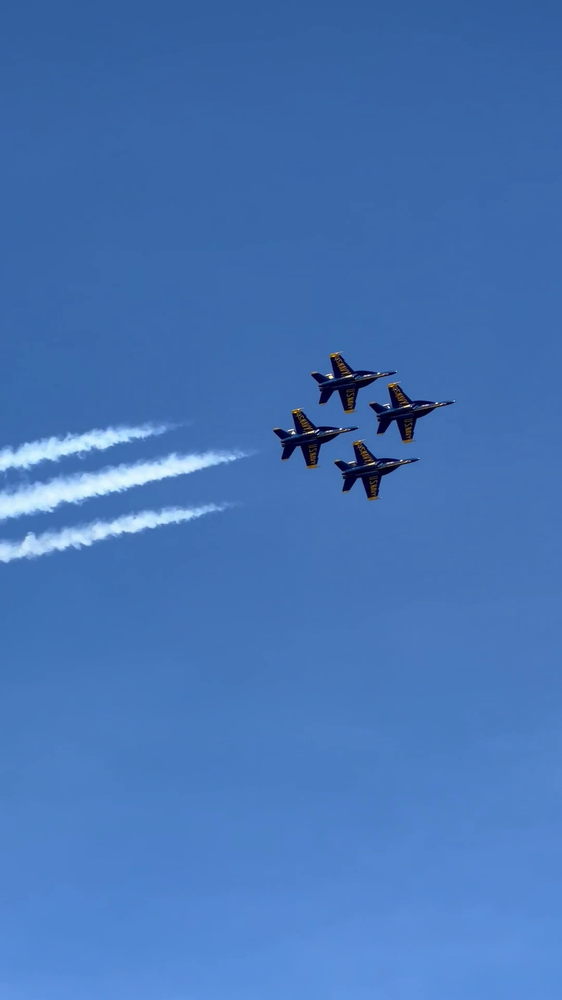
#> input picture data/extracted_frames/blue_angels_formation/frame_150.png, 562 x 1000 px, shrunk from 1080 x 1920 before the run, found by its file name
$ python random.py   (older library calls are emulated)
#> lines starting #> are read from the running program, lines starting #| are printed output that depends on the picture; after the words box and inside, x2 and y2 are one past the last pixel; in counts of white or black regions, pixels touching at a corner belong together
import cv2
import numpy as np

def shi_tomasi_corners(img, max_corners=50, ksize=3):
    # Ensure the input is already in float format for processing
    gray = np.float32(img)

    # Compute image gradients (Ix, Iy) using Sobel filters
    Ix = cv2.Sobel(gray, cv2.CV_64F, 1, 0, ksize=ksize)
    Iy = cv2.Sobel(gray, cv2.CV_64F, 0, 1, ksize=ksize)

    # Compute elements of the covariance matrix
    Ixx = Ix * Ix
    Iyy = Iy * Iy
    Ixy = Ix * Iy

    # Apply Gaussian filter to the matrix elements
    Ixx = cv2.GaussianBlur(Ixx, (ksize, ksize), 0)
    Iyy = cv2.GaussianBlur(Iyy, (ksize, ksize), 0)
    Ixy = cv2.GaussianBlur(Ixy, (ksize, ksize), 0)

    # Compute the minimum eigenvalue (Shi-Tomasi score) for each pixel
    det_M = Ixx * Iyy - Ixy ** 2
    trace_M = Ixx + Iyy
    response = det_M - 0.04 * trace_M ** 2

    # Flatten the response matrix and get top N corners
    flat_response = response.flatten()
    top_indices = np.argsort(flat_response)[-max_corners:]

    # Convert flat indices back to 2D coordinates
    coords = np.array(np.unravel_index(top_indices, response.shape)).T

    # Draw corners on the original grayscale image
    result_img = img.copy()
    for (y, x) in coords:
        cv2.circle(result_img, (x, y), 3, 255, -1)  # Draw in white

    return result_img, coords

# Example usage
img = cv2.imread("data/extracted_frames/frame_150.png", cv2.IMREAD_GRAYSCALE)  # Load as grayscale
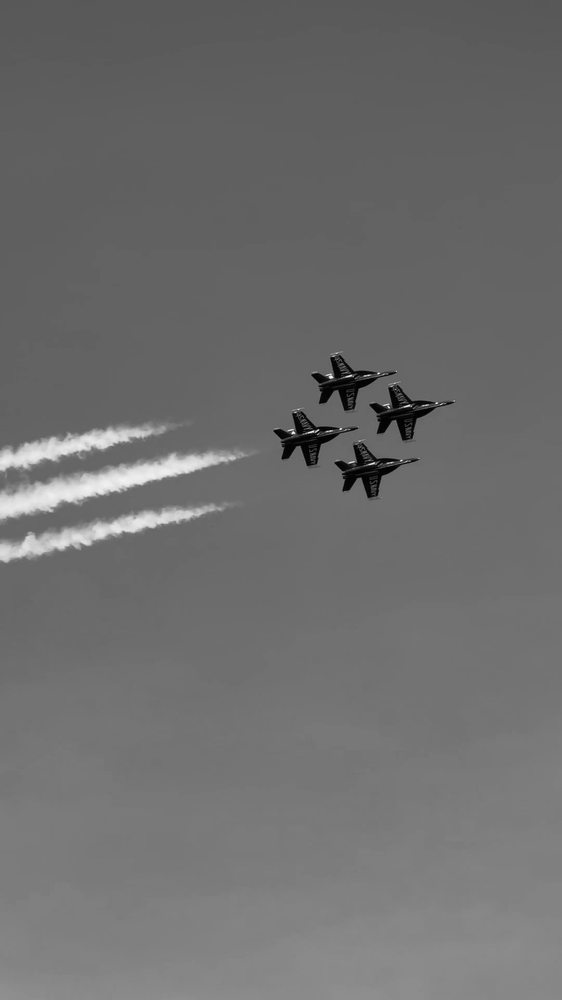
#> img: shape (1000, 562); min 0, max 252, mean 109.7
result, corners = shi_tomasi_corners(img)
#> in shi_tomasi_corners, `Ix = cv2.Sobel(gray, cv2.CV_64F, 1, 0, ksize=ksize)`:
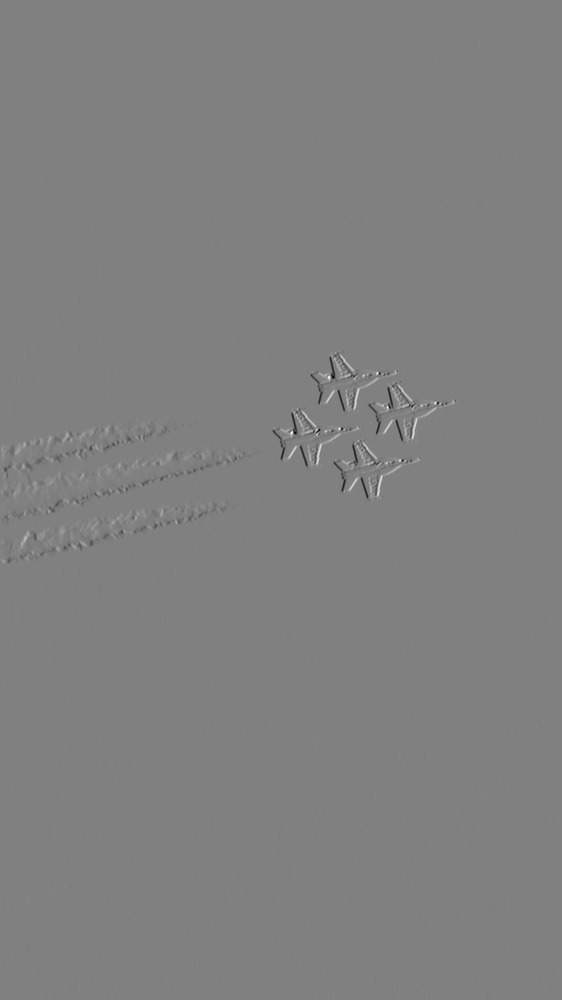
#> Ix: shape (1000, 562) float64; min -581, max 572, mean 0; drawn with min black and max white
#> in shi_tomasi_corners, `Ixx = Ix * Ix`:
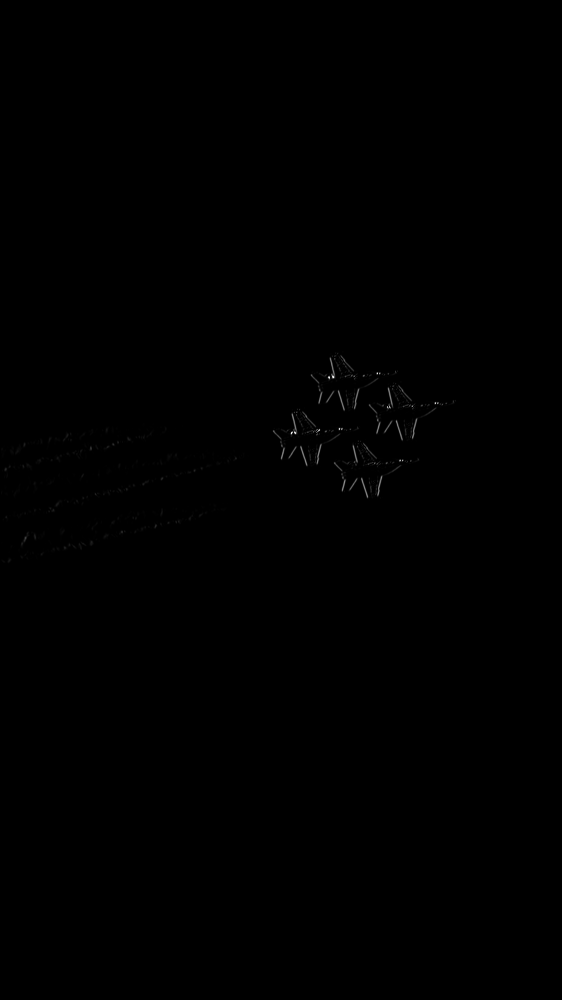
#> Ixx: shape (1000, 562) float64; min 0, max 337561, mean 328.1; drawn with min black and max white
#> in shi_tomasi_corners, `top_indices = np.argsort(flat_response)[-max_corners:]`: top_indices = 50 values, max 260580 at index 23, min 210004 at index 16, mean 234558.6
#> in shi_tomasi_corners, `coords = np.array(np.unravel_index(top_indices, response.shape)).T`: coords = 50 pairs, first value 373 to 463, second value 291 to 436
#> the loop in shi_tomasi_corners, `for (y, x) in coords:` made 50 passes
#> (y, x) on passes 1 to 12: (461, 400), (403, 435), (434, 292), (378, 332), (376, 329), (408, 388), (460, 401), (431, 314), (429, 341), (460, 400), (429, 317), (431, 291)
#> after the loop in shi_tomasi_corners, `for (y, x) in coords:`:
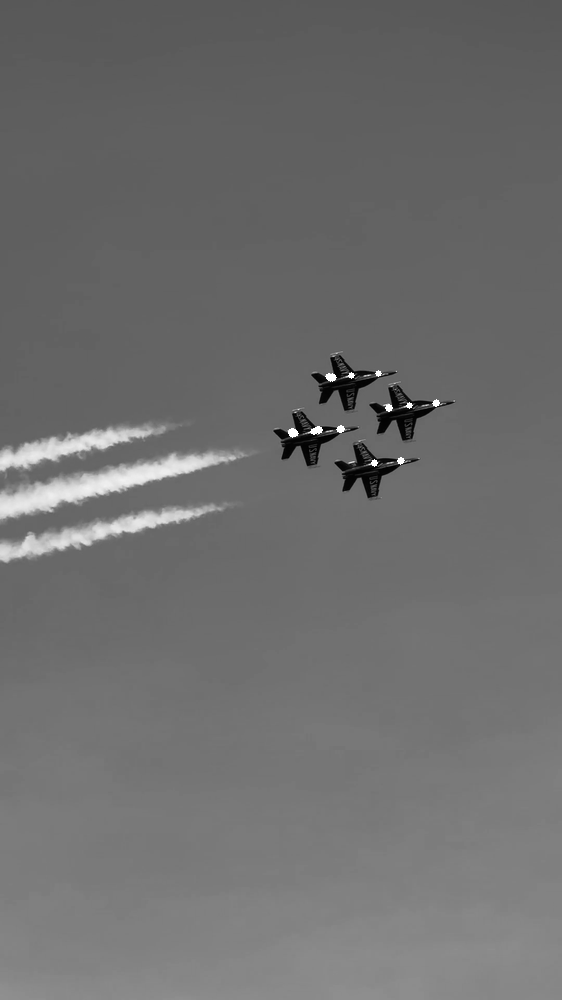
#> result_img: shape (1000, 562); 0.09% of pixels changed, all inside (x1, y1, x2, y2) = (288, 370, 440, 467)
#> corners has the same summary as coords in shi_tomasi_corners

print("Detected corners:", corners)
#> (printed output is left out)

# Display the image with corners
cv2.imshow("Shi-Tomasi Corners", result)
cv2.waitKey(0)
cv2.destroyAllWindows()

$ run again, with data/extracted_frames/blue_angels_formation/frame_0.png copied over data/extracted_frames/blue_angels_formation/frame_150.png
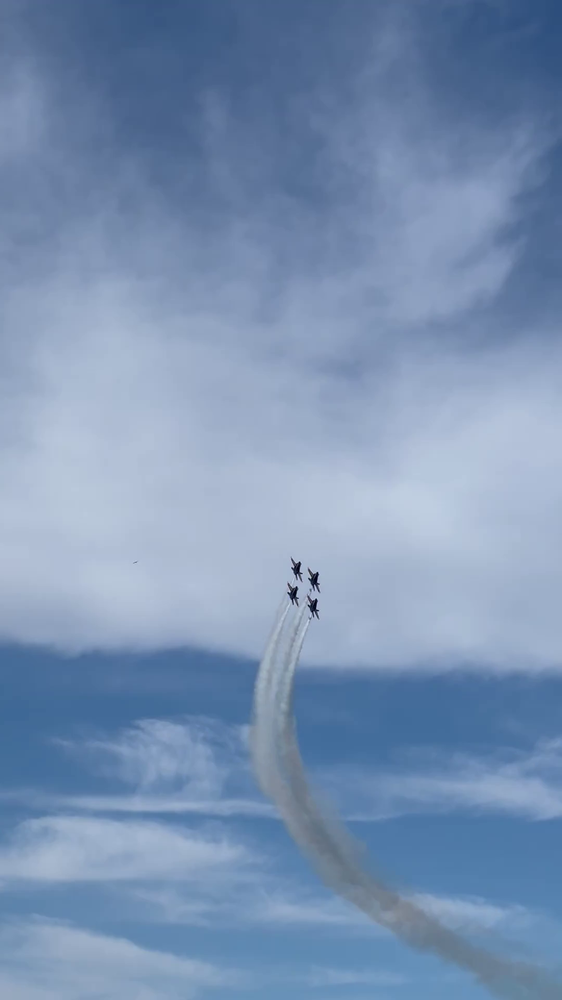
#> input picture data/extracted_frames/blue_angels_formation/frame_0.png, 562 x 1000 px, shrunk from 1080 x 1920 before the run, found by its file name
#> in shi_tomasi_corners, `Ixx = Ix * Ix`:
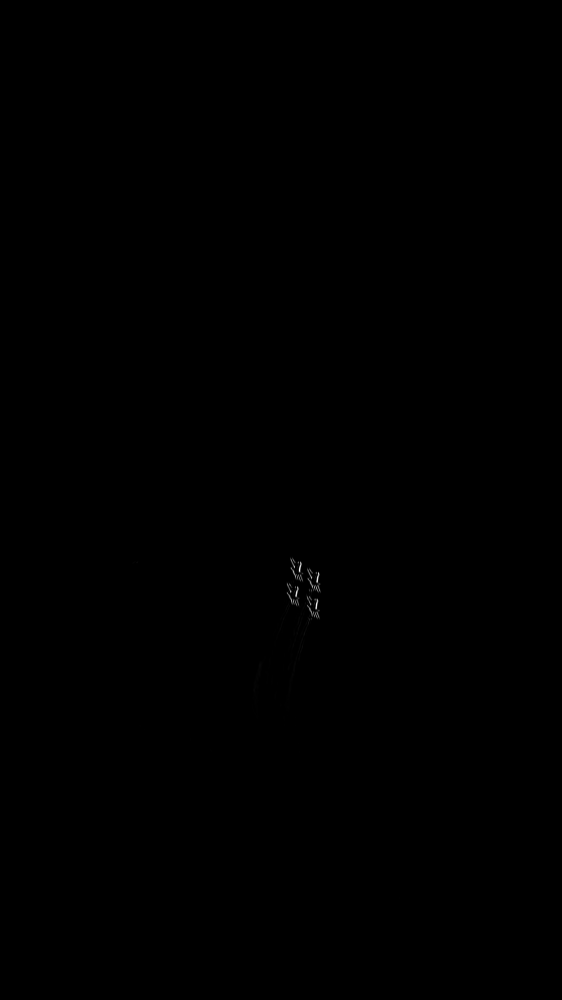
#> Ixx: shape (1000, 562) float64; min 0, max 558009, mean 193.8; drawn with min black and max white
#> top_indices = 50 values, max 344256 at index 14, min 315581 at index 35, mean 329906.7
#> coords = 50 pairs, first value 561 to 612, second value 287 to 318
#> the loop in shi_tomasi_corners, `for (y, x) in coords:` made 50 passes
#> (y, x) on passes 1 to 8: (578, 311), (583, 318), (567, 291), (572, 316), (573, 301), (584, 318), (598, 315), (596, 296)
#> after the loop in shi_tomasi_corners, `for (y, x) in coords:`:
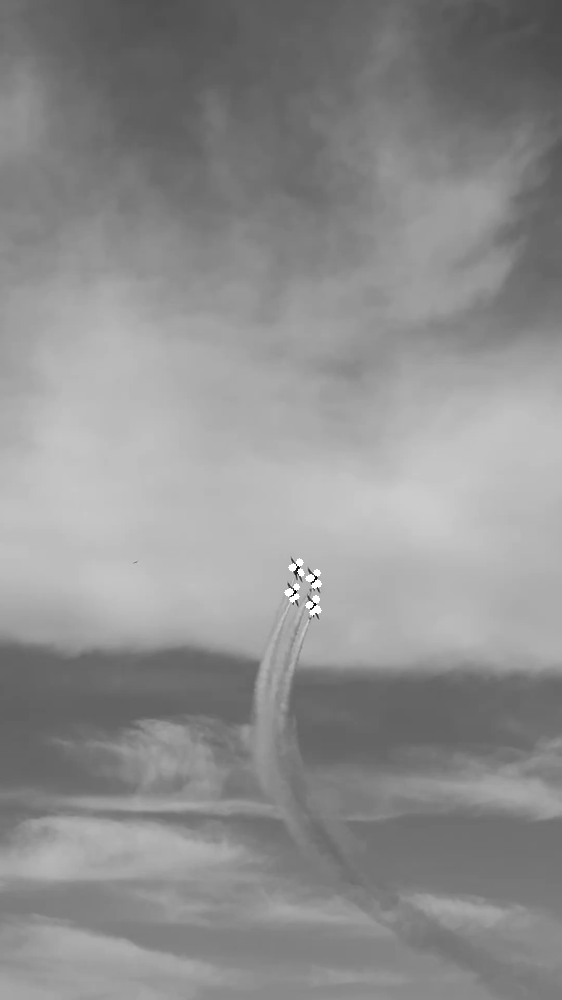
#> result_img: shape (1000, 562); min 1, max 255, mean 142.4
#> corners has the same summary as coords in shi_tomasi_corners
#> (printed output is left out)

$ run again, with data/extracted_frames/blue_angels_formation/frame_200.png copied over data/extracted_frames/blue_angels_formation/frame_150.png
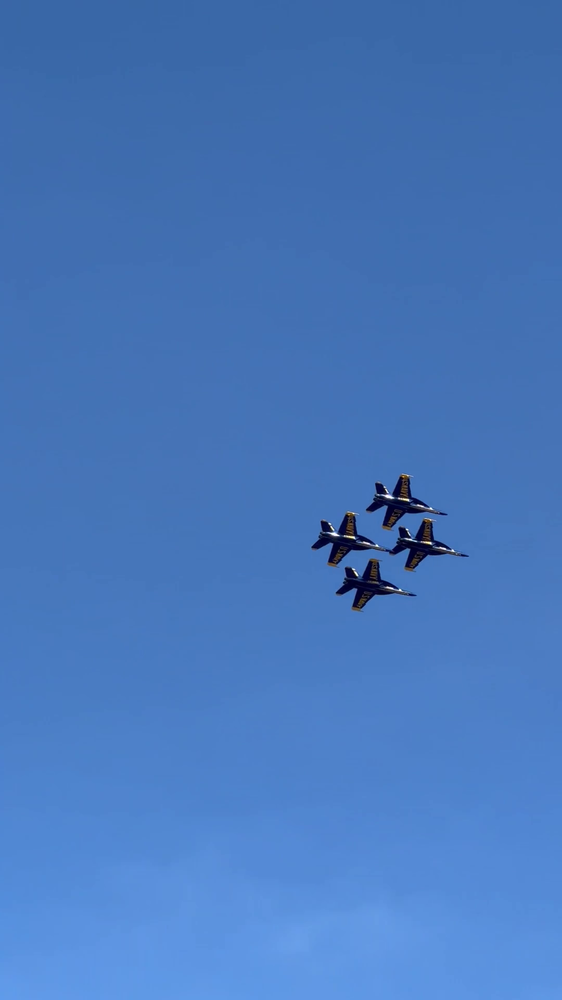
#> input picture data/extracted_frames/blue_angels_formation/frame_200.png, 562 x 1000 px, shrunk from 1080 x 1920 before the run, found by its file name
#> in shi_tomasi_corners, `Ixy = cv2.GaussianBlur(Ixy, (ksize, ksize), 0)`:
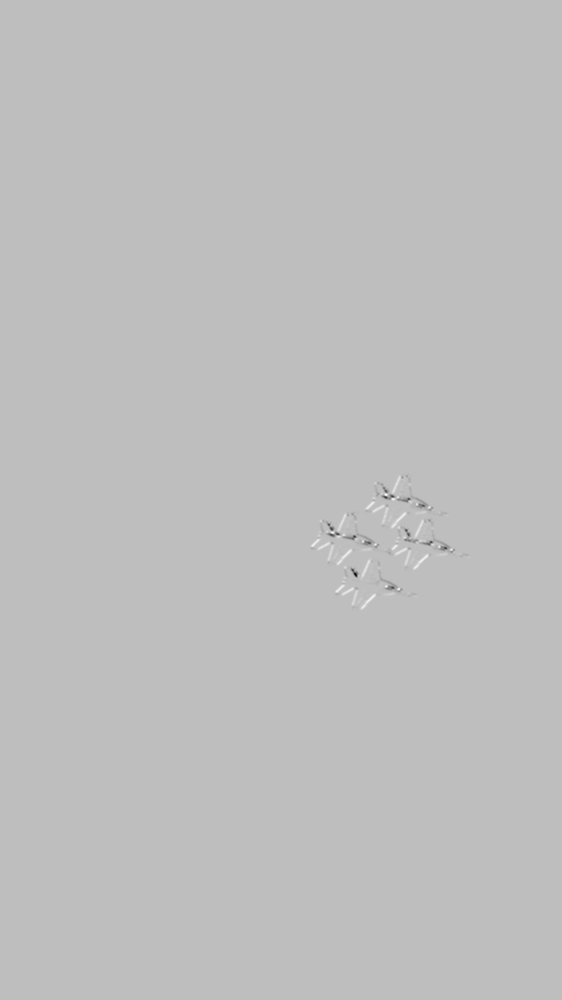
#> Ixy: shape (1000, 562) float64; min -222674.6, max 74727.9, mean -45.7; drawn with min black and max white
#> top_indices = 50 values, max 331980 at index 27, min 277452 at index 34, mean 301700.2
#> coords = 50 pairs, first value 493 to 590, second value 329 to 453
#> the loop in shi_tomasi_corners, `for (y, x) in coords:` made 50 passes
#> (y, x) on passes 1 to 8: (524, 329), (546, 377), (575, 356), (545, 377), (543, 432), (508, 430), (537, 355), (501, 408)
#> after the loop in shi_tomasi_corners, `for (y, x) in coords:`:
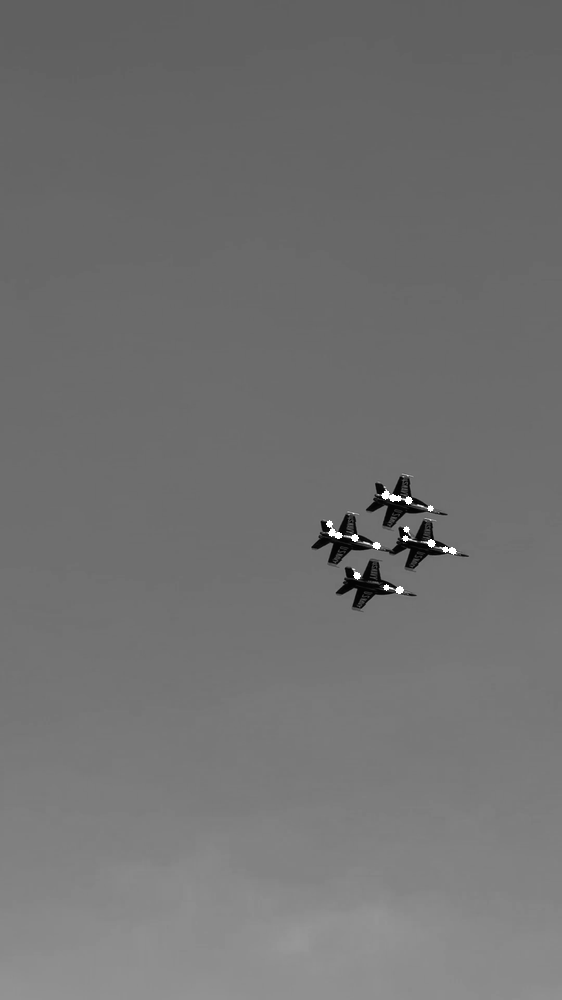
#> result_img: shape (1000, 562); min 0, max 255, mean 113.3
#> corners has the same summary as coords in shi_tomasi_corners
#> (printed output is left out)
